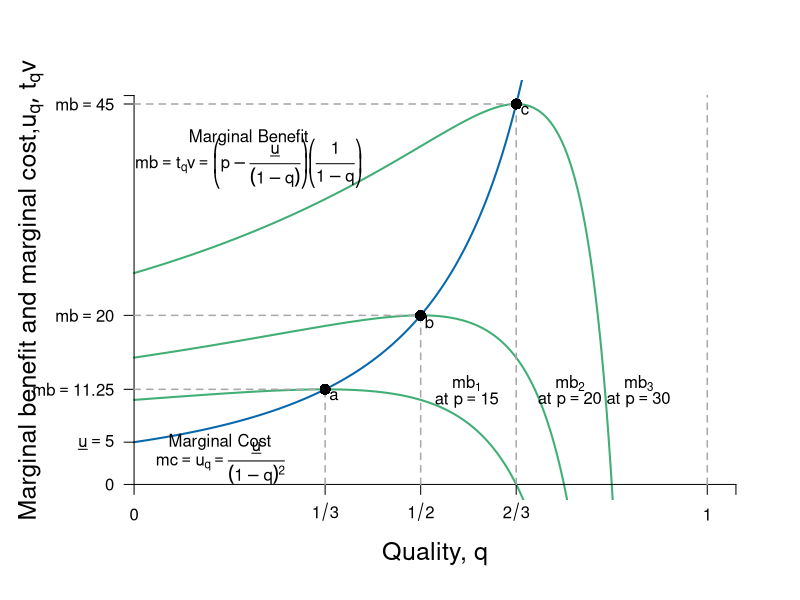

Write R code to recreate this figure.
require(ggplot2)
require(shape)
pdf(file = "information_power/information_mb_mc.pdf", width = 9, height = 7)

#Set parameters for graphics
axislabelsize <- 1.5
labelsize <- 1.2
graphlinewidth <- 2
segmentlinewidth <- 1.5

COL <- c("#7fc97f", "#beaed4", "#fdc086", "#ffff99", "#386cb0", "#f0027f", "#bf5b17", "#666666")
COLA <- c("#e0f3db", "#99d8c9","#66c2a4","#41ae76", "#238b45", "#005824")
COLB <- c("#c6dbef", "#4eb3d3", "#2b8cbe", "#0868ac","#084081")
COLC <- c("#fcfbfd", "#efedf5", "#dadaeb", "#bcbddc", "#9e9ac8", "#807dba", "#6a51a3", "#54278f", "#3f007d")


#Parameters for figures
u1 <- 4
u2 <- 10
u3 <- 16
delta1 <- 2
delta2 <- 2
delta3 <- 2

uA <- function(p, q, delta = 5) {
  p - (delta) / (1 - q)
}

mc <- function(q, delta = 5) {
  (delta) / (1 - q)^2
}

mb <- function(q, p = 20, delta = 5) {
  (p - (delta) / (1 - q))*(1/(1-q))
}




COL <- c("#bae4b3", "#74c476", "#238b45")
par(mar =  c(5, 5.5, 4, 2))
xlims <- c(0, 1.05)
ylims <- c(0, 46)


plot(0, 0, xlim = xlims, ylim = ylims, type = "n",
     xlab = "",
     ylab = "",
     xaxt = "n", yaxt = "n", cex.lab = axislabelsize, bty = "n")

npts <- 500 
xx1 <- seq(0, xlims[2], length.out = npts)
xx2 <- seq(0, 0.99, length.out = npts)
# xx2 <- seq(u2 + delta2, xlims[2], length.out = npts)
# xx3 <- seq(u3 + delta3, xlims[2], length.out = npts)
# xx4 <- seq(7, 17, 0.01)

#Draw the lines for the graphs
lines(xx2, mb(xx2), col = COLA[4], lwd = graphlinewidth)
lines(xx2, mb(xx2, p = 15), col = COLA[4], lwd = graphlinewidth)
lines(xx2, mb(xx2, p = 30), col = COLA[4], lwd = graphlinewidth)
lines(xx1, mc(xx1), col = COLB[4], lwd = graphlinewidth)
#lines(xx3, indiffFn3(xx3), col = COLA[4], lwd = graphlinewidth)
#lines(xx4, tangentLine(xx4), col = "darkgrey", lty = 2, lwd = graphlinewidth)

#Customize ticks and labels for the plot
ticksy <- c(0, 5, 11.25, 20, 45, ylims[2])
ylabels <- c(0, expression(paste(underline("u") == 5)), expression(paste(mb == 11.25)), expression(paste(mb == 20)), expression(paste(mb == 45)), NA)
ticksx <- c(0, 1/3, 0.5, 2/3, 1, xlims[2])
xlabels <- c(0, expression(paste(1/3)), expression(paste(1/2)), expression(paste(2/3)), 1, NA)
axis(1, at = ticksx, pos = 0, labels = xlabels)
axis(2, at = ticksy, pos = 0, labels = ylabels, las = 1)

mtext(expression(paste("Quality, ", q)), side=1, line = 2.5, cex = axislabelsize)
text(- 0.18, ylims[2] - 0.5*(ylims[2] - ylims[1]), expression(paste("Marginal benefit and marginal cost,", list(u[q], t[q]*v))), xpd = TRUE, cex = axislabelsize, srt = 90) 
#text(- 0.1, ylims[2] - 0.5*(ylims[2] - ylims[1]), expression(paste()), xpd = TRUE, cex = axislabelsize, srt = 90) 
     


#Annotation of the three indifference curves
text(0.15, 5, expression(paste("Marginal Cost")))
text(0.15, 2.5, expression(paste(mc == u[q], phantom() == frac(underline("u"),(1-q)^2))))


text(0.2, 41, expression(paste("Marginal Benefit")))
text(0.2, 38, expression(paste(mb == t[q]*v, phantom() == bgroup( "(",p - frac(underline("u"),(1-q)),")" )*bgroup( "(", frac(1,1-q), ")") )))

text(0.58, 12, expression(paste(mb[1])))
text(0.58, 10, expression(paste("at ", p == 15)))

text(0.76, 12, expression(paste(mb[2])))
text(0.76, 10, expression(paste("at ", p == 20)))

text(0.88, 12, expression(paste(mb[3])))
text(0.88, 10, expression(paste("at ", p == 30)))


#Line for the max quality, q = 1 
segments(1, 0, 1, ylims[2], lty = 2, col = "darkgray", lwd = segmentlinewidth)
#Annotating line of 100% quality
text(20, 1.025, expression(paste("Maximum level of quality, q")))



segments(0.5, 0, 0.5, 20, lty = 2, col = "darkgray", lwd = segmentlinewidth)
segments(0, 20, 0.5, 20, lty = 2, col = "darkgray", lwd = segmentlinewidth)
points(0.5, 20, pch = 16, col = "black", cex = 1.5)
text(0.5 + 0.015, 20 - 0.75, expression(paste(b)))

segments(2/3, 0, 2/3, 45, lty = 2, col = "darkgray", lwd = segmentlinewidth)
segments(0, 45, 2/3, 45, lty = 2, col = "darkgray", lwd = segmentlinewidth)
points(2/3, 45, pch = 16, col = "black", cex = 1.5)
text(2/3 + 0.015, 45 - 0.75, expression(paste(c)))

segments(1/3, 0, 1/3, 11.25, lty = 2, col = "darkgray", lwd = segmentlinewidth)
segments(0, 11.25, 1/3, 11.25, lty = 2, col = "darkgray", lwd = segmentlinewidth)
points(1/3, 11.25, pch = 16, col = "black", cex = 1.5)
text(1/3 + 0.015, 11.25 - 0.75, expression(paste(a)))

#Add a point for the tangency
points(12, 0.75, pch = 16, col = "black", cex = 1.5)

#Arrow to Slope of BRF
Arrows(10, 0.8, 12, 0.8, col = "black", lty = 1, lwd = 1.5, arr.type = "triangle")
text(5, 0.8, expression(paste("Slope = MRS = ", -frac(1, u[q]))))
text(5.4, 0.73, expression(paste(" = ", frac(underline("u"), (1-q)^2))))
dev.off()
